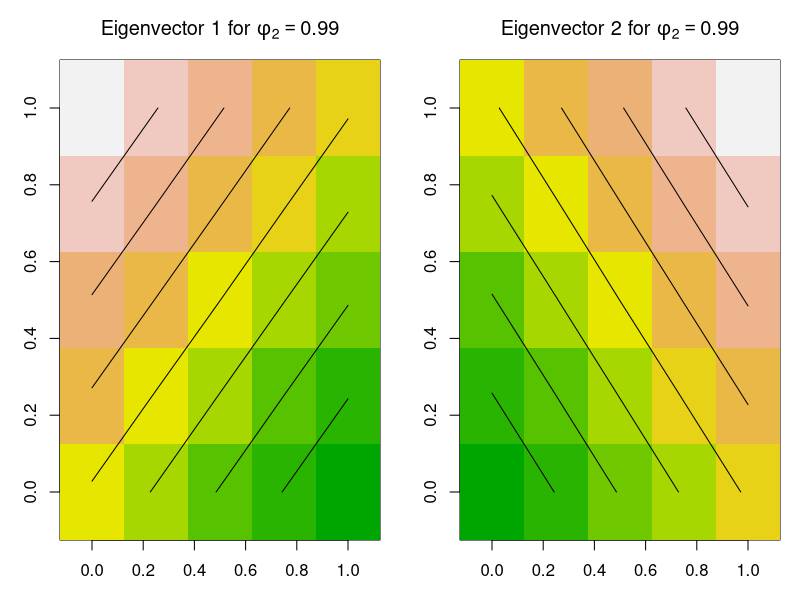
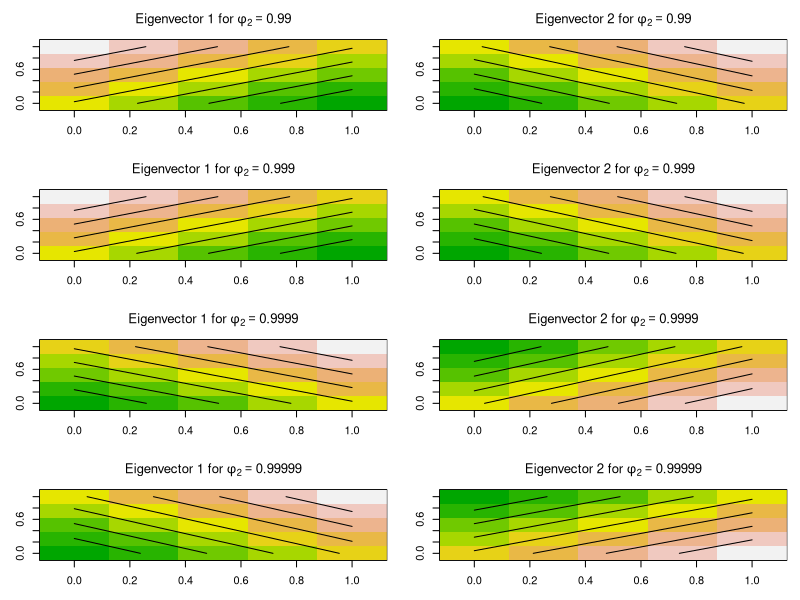

These figures' R source, in order: (Note: this script raises an error after producing the figures.)
# 25 locations on [0,1]^2: (i/4, j/4), i,j = 0,...,4
coords <- expand.grid(x = seq(0, 1, length.out = 5),
                      y = seq(0, 1, length.out = 5))

# index of the center point (0.5, 0.5)
center_idx <- which(coords$x == 0.5 & coords$y == 0.5)
center_idx

# pairwise Euclidean distances between all 25 sites
dmat <- as.matrix(dist(coords))   # 25 x 25 distance matrix

# generalized covariance matrix for a given phi2
Kphi <- function(phi2) {
  C <- gamma(-phi2) * (dmat^(2 * phi2))  # elementwise power

  # define K(0) = 0 on the diagonal (distance 0)
  diag(C) <- 0
  C
}

n <- nrow(coords)  # 25

D <- matrix(0, nrow = n, ncol = n - 1)   # 25 x 24

col <- 1
for (j in 1:n) {
  if (j == center_idx) next
  e <- rep(0, n)
  e[j] <-  1          # +1 at location j
  e[center_idx] <- -1 # -1 at center
  D[, col] <- e
  col <- col + 1
}
dim(D)   # should be 25 24

phi2_vals <- 1 - 0.1^(2:5)  # k = 2,3,4,5

eig_list <- list()

for (phi2 in phi2_vals) {
  C <- Kphi(phi2)               # 25 x 25
  Sigma <- t(D) %*% C %*% D     # 24 x 24 covariance of contrasts

  ev <- eigen(Sigma, symmetric = TRUE, only.values = TRUE)$values
  eig_list[[as.character(phi2)]] <- sort(ev, decreasing = TRUE)
}

eig_list

sapply(eig_list, function(v) v[1:5])


phi2_vals <- c(0.99, 0.999, 0.9999, 0.99999)

top_evectors <- list()

for (phi2 in phi2_vals) {
  C <- Kphi(phi2)            # 25 x 25 covariance (your function)
  Sigma <- t(D) %*% C %*% D  # 24 x 24 contrast covariance

  ee <- eigen(Sigma, symmetric = TRUE)   # values + vectors
  vals <- ee$values
  vecs <- ee$vectors                     # 24 x 24, columns = eigenvectors

  # store top 2 eigenvalues and eigenvectors
  top_evectors[[as.character(phi2)]] <- list(
    lambda = vals[1:2],
    vectors = vecs[, 1:2]   # 24 x 2
  )
}

phi2_vals <- c(0.99, 0.999, 0.9999, 0.99999)

# assuming top_evectors list already built as before
dot_list <- sapply(phi2_vals, function(phi2) {
  key <- as.character(phi2)
  v1 <- top_evectors[[key]]$vectors[, 1]
  v2 <- top_evectors[[key]]$vectors[, 2]
  sum(v1 * v2)
})

names(dot_list) <- phi2_vals
dot_list



## function: take eigenvector (length 24) -> 5x5 grid -> image plot
plot_eigenvector_grid <- function(phi2, k = 1) {
  key <- as.character(phi2)
  v24 <- top_evectors[[key]]$vectors[, k]  # kth eigenvector, length 24

  # insert 0 for the center contrast to make length 25
  v25 <- numeric(25)
  v25[-center_idx] <- v24

  # reshape to 5x5 matrix; coords are in expand.grid(x, y) order
  Vmat <- matrix(v25, nrow = 5, ncol = 5, byrow = FALSE)

  # plot as heatmap on [0,1]x[0,1]
  xgrid <- seq(0, 1, length.out = 5)
  ygrid <- seq(0, 1, length.out = 5)

  image(xgrid, ygrid, Vmat,
        main = bquote("Eigenvector " * .(k) *
                      " for " * phi[2] == .(phi2)),
        xlab = "x", ylab = "y", col = terrain.colors(20))
  contour(xgrid, ygrid, Vmat, add = TRUE, drawlabels = FALSE)
}

## example: plot top 2 eigenvectors for phi2 = 0.99
par(mfrow = c(1, 2), mar = c(3,3,3,1))
plot_eigenvector_grid(0.99, k = 1)
plot_eigenvector_grid(0.99, k = 2)
par(mfrow = c(1,1))

## optional: show both eigenvectors for all phi2 values in a 4x2 grid
par(mfrow = c(4, 2), mar = c(3,3,3,1))
for (phi2 in phi2_vals) {
  plot_eigenvector_grid(phi2, k = 1)
  plot_eigenvector_grid(phi2, k = 2)
}
par(mfrow = c(1,1))





# 7.6


set.seed(123)

# 1) Regular grid
design_grid <- expand.grid(x = seq(0, 1, length.out = 5),
                           y = seq(0, 1, length.out = 5))

# 2) Jittered grid
design_jitter <- within(design_grid, {
  x <- x + rnorm(length(x), sd = 0.03)
  y <- y + rnorm(length(y), sd = 0.03)
})


# 4) Central cluster
design_center <- data.frame(
  x = rnorm(25, mean = 0.5, sd = 0.12),
  y = rnorm(25, mean = 0.5, sd = 0.12)
)
design_center$x <- pmin(pmax(design_center$x, 0), 1)
design_center$y <- pmin(pmax(design_center$y, 0), 1)

designs <- list(
  grid    = design_grid,
  jitter  = design_jitter,
  uniform = design_uniform,
  center  = design_center
)

# pairwise distances for any design
dist_mat <- function(coords) as.matrix(dist(coords))

# Power law covariance and derivatives at given params
pl_cov_and_deriv <- function(dmat, phi1, phi2) {
  r <- dmat
  r2p <- r^(2 * phi2)
  C <- phi1 * gamma(-phi2) * r2p
  diag(C) <- 0

  # dC/dphi1
  C_phi1 <- C / phi1

  # dC/dphi2  (differentiate log gamma and r^(2phi2))
  dig <- digamma(-phi2)
  C_phi2 <- C * (-dig + 2 * log(pmax(r, 1e-8)))  # safe at 0
  diag(C_phi2) <- 0

  list(C = C, d1 = C_phi1, d2 = C_phi2)
}

# Exponential covariance and derivatives
exp_cov_and_deriv <- function(dmat, sigma2, rho) {
  r <- dmat
  E <- exp(-r / rho)
  C <- sigma2 * E

  C_s2 <- E
  C_rho <- sigma2 * E * (r / rho^2)

  list(C = C, d1 = C_s2, d2 = C_rho)
}

fisher_info_2par <- function(C, d1, d2) {
  n <- nrow(C)
  X <- matrix(1, n, 1)          # n x 1
  Cinv <- solve(C)              # n x n
  XtCinv <- t(X) %*% Cinv       # 1 x n

  # P = C^{-1} - C^{-1} X (X^T C^{-1} X)^{-1} X^T C^{-1}
  mid <- solve(XtCinv %*% X)    # 1 x 1
  P <- Cinv - Cinv %*% X %*% mid %*% XtCinv  # n x n

  A1 <- P %*% d1
  A2 <- P %*% d2

  I11 <- 0.5 * sum(A1 * (P %*% d1))
  I22 <- 0.5 * sum(A2 * (P %*% d2))
  I12 <- 0.5 * sum(A1 * (P %*% d2))

  matrix(c(I11, I12, I12, I22), nrow = 2, byrow = TRUE)
}

phi1 <- 1; phi2 <- 0.7
sigma2 <- 1; rho <- 0.3

info_power <- list()
info_exp   <- list()

for (nm in names(designs)) {
  coords <- designs[[nm]]
  dmat <- dist_mat(coords)

  # power law
  pl <- pl_cov_and_deriv(dmat, phi1, phi2)
  info_power[[nm]] <- fisher_info_2par(pl$C, pl$d1, pl$d2)

  # exponential
  ex <- exp_cov_and_deriv(dmat, sigma2, rho)
  info_exp[[nm]] <- fisher_info_2par(ex$C, ex$d1, ex$d2)
}

info_power
info_exp


summarize_I <- function(Ilist) {
  sapply(Ilist, function(M) {
    ev <- eigen(M, symmetric = TRUE)$values
    c(trace = sum(ev),
      det = prod(ev),
      cond = max(ev) / min(ev))
  })
}

power_summ <- summarize_I(info_power)
exp_summ   <- summarize_I(info_exp)

power_summ
exp_summ
